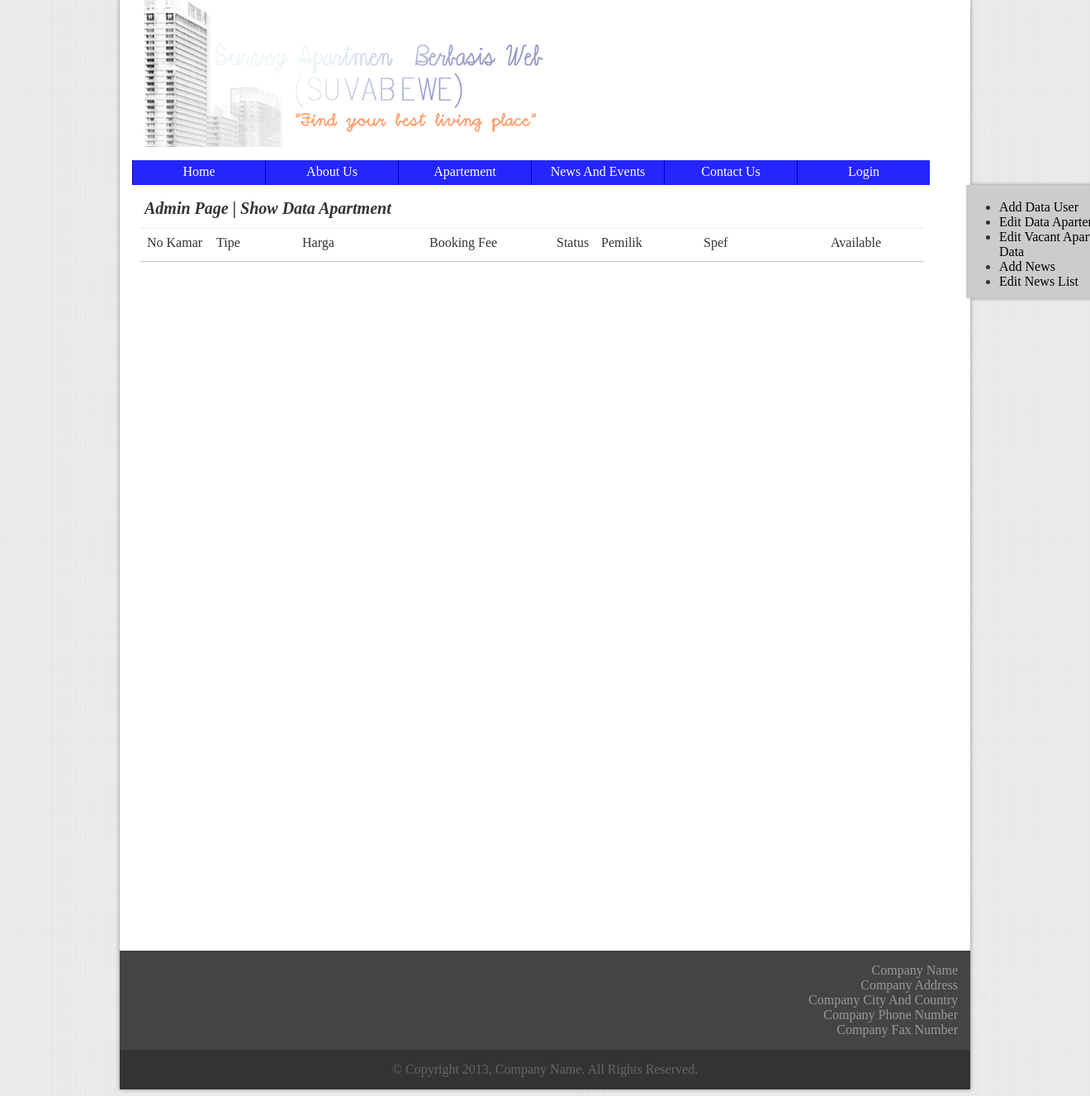
The page /file/admin.php on the database as committed earlier.
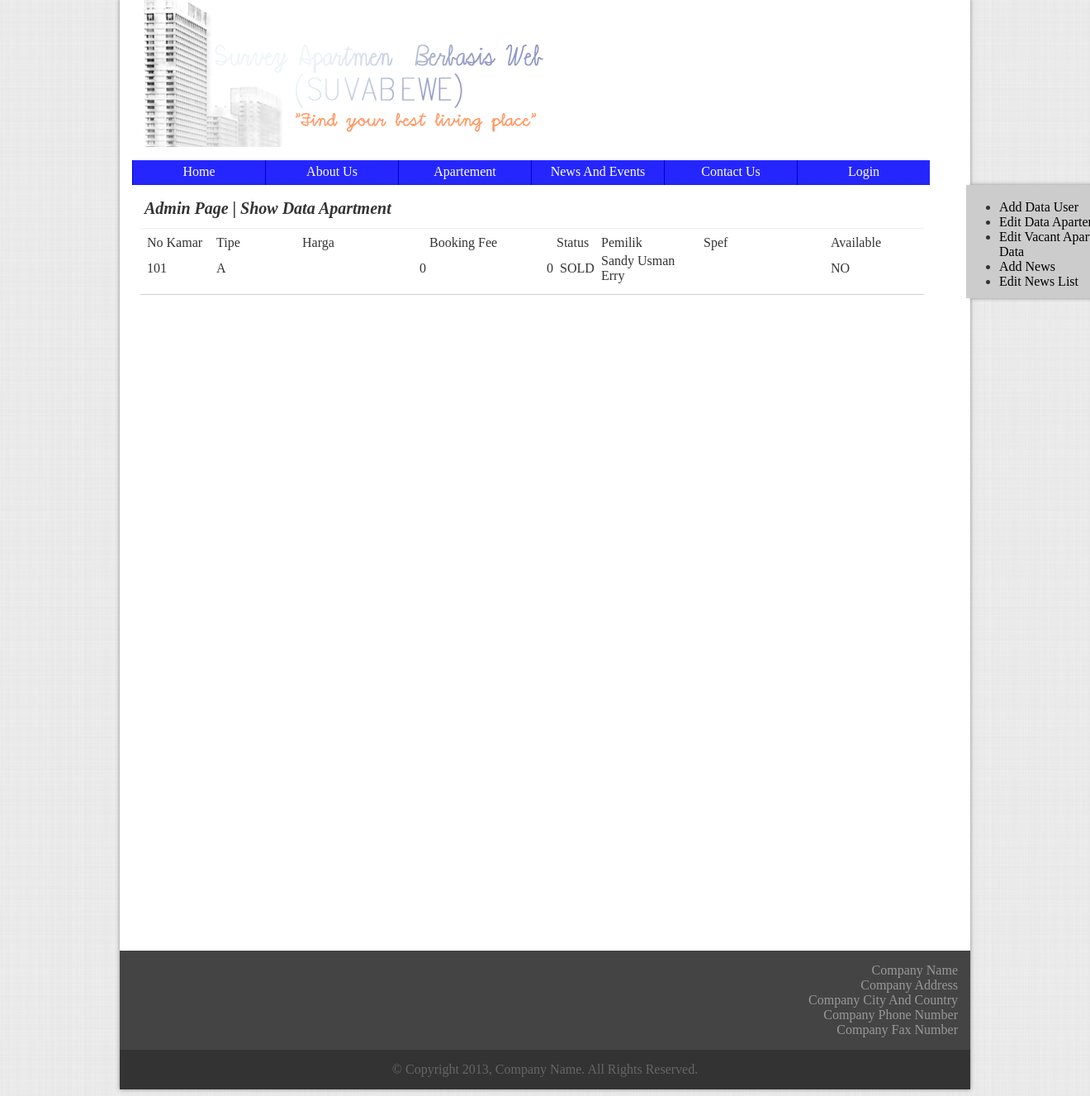
The same page on the database as committed later.
### tables this page shows
CREATE TABLE IF NOT EXISTS `apartemen` (
  `no_kamar` int(5) NOT NULL,
  `type_kamar` varchar(1) NOT NULL,
  `spec_kamar` text NOT NULL,
  `password` text NOT NULL,
  `nama_pemilik` text NOT NULL,
  `email` text NOT NULL,
  `available` tinyint(1) NOT NULL DEFAULT '1',
  `harga` int(20) NOT NULL,
  `booked` tinyint(1) NOT NULL DEFAULT '0',
  `booked_fee` int(20) NOT NULL,
  `booked_date` date NOT NULL,
  `tagihan_listrik` int(20) NOT NULL,
  `tagihan_air` int(20) NOT NULL,
  `gambar_tidur1` text NOT NULL,
  `gambar_tidur2` text NOT NULL,
  `gambar_tidur3` text NOT NULL,
  `gambar_makan` text NOT NULL,
  `gambar_dapur` text NOT NULL,
  `gambar_mandi` text NOT NULL,
  `gambar_tamu` text NOT NULL,
  `gambar_balkon` text NOT NULL,
  PRIMARY KEY (`no_kamar`)
);

### file/admin.php (the view, shortened to what this page needs)
<html>
	<head>
		<link rel="stylesheet" href="../css/templates.css" type="text/css" />
	</head>
	<body>
		<div class="wrapper" id="wrapper">
			<?php include_once ('header.php');?>
			<?php include_once('sidemenu.php');?>
			<div class="container confmargin" style="height:900px">
				<div class="section showapt">
					<div class="sectionheader bottomline">
						<b>Admin Page | Show Data Apartment</b>
					</div>
					<div class="sectioncontent ">
						<table>
							<form method="post">
								<tr>
									<td width="80px"> No Kamar </td>
									<td width="100px"> Tipe </td>
									<td width="150px"> Harga </td>
									<td width="150px"> Booking Fee </td>
									<td width="50px"> Status </td>
									<td width="120px">Pemilik</td>
									<td width="150px"> Spef </td>
									<td width="100px"> Available </td>
								</tr>
								<?php
									$pilihtabel=mysql_query("SELECT * FROM apartemen");
									while(($row=mysql_fetch_array($pilihtabel)))
									{
										$temp1=$row['available'];
										$temp2=$row['booked'];
										echo
										"<tr>
										<td> " . $row['no_kamar'] . "</td>
										<td> " . $row['type_kamar'] . "</td>
										<td align='right'> " . $row['harga'] . "</td>
										<td align='right'> " . $row['booked_fee'] . "</td>
										<td align='center'>
										";
										if($temp1==0)
											echo "SOLD";
										else
											{
											if($temp2==0)
												echo "VACANT";
											else
												echo "BOOKED";
											}
										echo
										"
										</td>
										<td>" . $row['nama_pemilik'] . "</td>
										<td>" . $row['spec_kamar'] . "</td>
										<td>" ;
										if($temp2==0)
											echo "NO";
										else
											echo "YES";
										echo "</td>
									</tr>
									";
								}
							?>
							</form>
						</table>
					</div>
				</div>
			</div>
		</div>
	</body>
</html>
</html>

### file/header.php (shortened to what this page needs)
<link rel="stylesheet" href="../css/templates.css" type="text/css" />
<div class="header" id="header">
	<div class="headerlogo"></div>
	<div class="headernav">
		<ul style="margin-left:-40px">
			<a href="main.php"><li class="headernavmenu">Home</li></a>
			<a href="about_us.php"><li class="headernavmenu">About Us</li></a>
			<a href="apartment.php"><li class="headernavmenu">Apartement</li></a>
			<a href="news.php"><li class="headernavmenu">News And Events</li></a>
			<a href="contact_us.php"><li class="headernavmenu">Contact Us</li></a>
			<li class="headernavmenu">
				<a href="login.php" style="color:#FFFFFF">Login</a>
			</li>
		</ul>
	</div>
</div>

### file/sidemenu.php
<div class="adminsidemenu">
	<ul type="disc">
		<li><a href="adduser.php"> Add Data User </a><br></li>
		<li><a href="admin.php"> Edit Data Apartemen</a><br /></li>
		<li><a href="vapart.php"> Edit Vacant Apartemen Data</a><br /></li>
		<li><a href="add_news.php"> Add News </a><br></li>
		<li><a href="editnews.php"> Edit News List </a><br></li>
	</ul>
</div>

### css/templates.css (style rules this page uses)
body { background-image:url("../img/bg-body.png"); background-repeat:repeat; color:#333333; font-family:"Cambria"; font-size:16px; }
a { color:#000000; text-decoration:none; }
.wrapper { width:1000px; margin:-10px auto 0px auto; padding:0px 15px 0px 15px; background-color:#FFFFFF; box-shadow: 0px 0px 5px #888888; }
.header { width:1000px; z-index:3; position:static; }
.headernav { height:30px; }
.headernavmenu { list-style:none; text-align:center; height:20px; margin:0px; padding:5px; width:150px; float:left; border-left:thin solid #0000CC; background-image:url("../img/button.png"); color:#FFFFFF; }
.headerlogo { background-image:url(../img/head.png); width:990px; background-repeat:no-repeat; height:170px; padding:5px; }
.footer { width:1020; margin:0px -15px 0px -15px; padding:5px; }
.subfooter1 { width:1000; margin-left:-5px; padding:15px; background-color:#444444; color:#999999; text-align:right; }
.subfooter2 { width:1000; margin:0px 0px -5px -5px; padding:15px; background-color:#333333; color:#666666; text-align:center; }
.container { width:980px; padding:10px; }
.section { border-bottom:solid thin #CCCCCC; float:left; padding:5px; }
.sectionheader { width:100%; padding:5px; height:30px; font-family:"Bodoni MT"; font-size:20px; font-style:italic; margin-left:-5px; margin-top:-5px; }
.sectioncontent { width:100%; padding:5px; margin-left:-5px; color:#666666; }
.bottomline { border-bottom:solid thin #EEEEEE; }
.confmargin { margin-top:-135px; }
.adminsidemenu { padding-top:2px; padding-top:2px; font-size:16px; height:135px; width:200px; background-color:#CCCCCC; border-color:#000099; position:relative; display:block; top:0px; left:1010px; box-shadow:5px 0px 5px #888888; }
.showapt { width:auto; }

Rows that differ between the two databases and show on the page:
added apartemen: no_kamar "101", type_kamar "A", harga "0", booked_fee "0", available "SOLD", nama_pemilik "Sandy Usman Erry", booked "NO"
